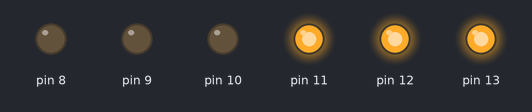
This sketch was run on a simulated Arduino Uno, built with avr-gcc and run on an emulated ATmega328P. On the bench: output pins drawn as LEDs (lit = HIGH).

Above: at 12.5 s.
At 35.0 s:
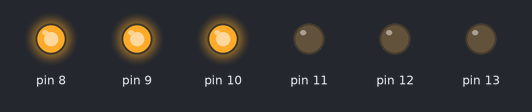
Timing chart, 0 to 58.5 s (numbered marks = the images above):
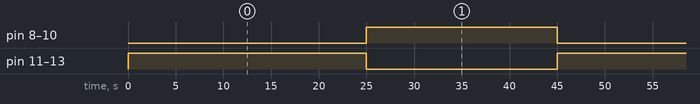

Measured:
- by itself, pin 8–10: alternates HIGH for 20.0 s and LOW for 25.0 s
- by itself, pin 11–13: alternates HIGH for 25.0 s and LOW for 20.0 s

The sketch:

light.ino
```cpp
void setup() {
  pinMode(8,OUTPUT);
  pinMode(9,OUTPUT);
  pinMode(10,OUTPUT);
  pinMode(11,OUTPUT);
  pinMode(12,OUTPUT);
  pinMode(13,OUTPUT);
}

void loop() {
 digitalWrite(11, HIGH);
 digitalWrite(12, HIGH);
 digitalWrite(13, HIGH);
 digitalWrite(8, 0);
 digitalWrite(9, 0);
 digitalWrite(10, 0);
 delay(25000);
  digitalWrite(11, 0);
 digitalWrite(12, 0);
 digitalWrite(13, 0);
 digitalWrite(8, HIGH);
 digitalWrite(9, HIGH);
 digitalWrite(10, HIGH);
 delay(20000);

}
```
